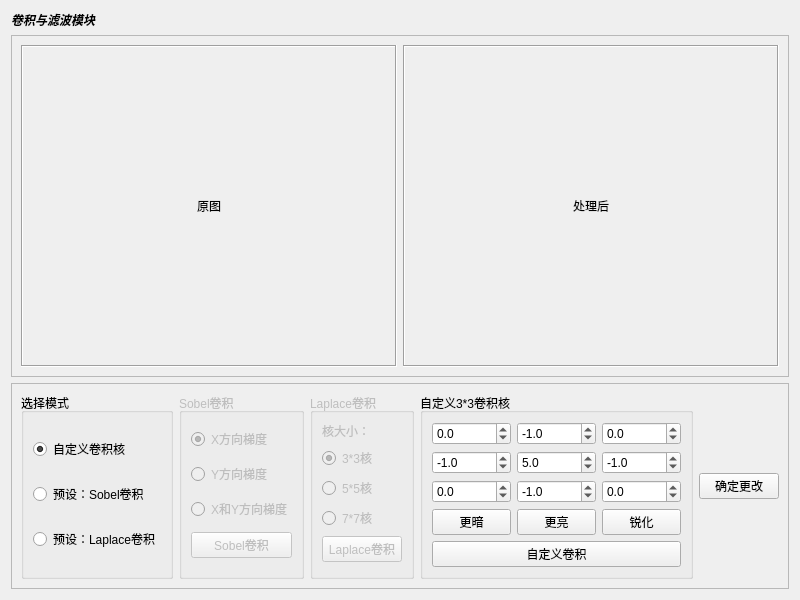
<?xml version="1.0" encoding="UTF-8"?>
<ui version="4.0">
 <class>ConvWidget</class>
 <widget class="QWidget" name="ConvWidget">
  <property name="geometry">
   <rect>
    <x>0</x>
    <y>0</y>
    <width>800</width>
    <height>600</height>
   </rect>
  </property>
  <property name="minimumSize">
   <size>
    <width>800</width>
    <height>600</height>
   </size>
  </property>
  <property name="windowTitle">
   <string>卷积与滤波模块</string>
  </property>
  <layout class="QVBoxLayout" name="verticalLayout_4" stretch="0,1,0">
   <item>
    <widget class="QLabel" name="widget_title">
     <property name="font">
      <font>
       <italic>true</italic>
       <bold>true</bold>
      </font>
     </property>
     <property name="text">
      <string>卷积与滤波模块</string>
     </property>
    </widget>
   </item>
   <item>
    <widget class="QFrame" name="frame">
     <property name="frameShape">
      <enum>QFrame::StyledPanel</enum>
     </property>
     <property name="frameShadow">
      <enum>QFrame::Raised</enum>
     </property>
     <layout class="QHBoxLayout" name="horizontalLayout_2" stretch="1,1">
      <item>
       <widget class="QLabel" name="original_image_label">
        <property name="frameShape">
         <enum>QFrame::Box</enum>
        </property>
        <property name="frameShadow">
         <enum>QFrame::Sunken</enum>
        </property>
        <property name="text">
         <string>原图</string>
        </property>
        <property name="alignment">
         <set>Qt::AlignCenter</set>
        </property>
       </widget>
      </item>
      <item>
       <widget class="QLabel" name="after_process_image_label">
        <property name="frameShape">
         <enum>QFrame::Box</enum>
        </property>
        <property name="frameShadow">
         <enum>QFrame::Sunken</enum>
        </property>
        <property name="text">
         <string>处理后</string>
        </property>
        <property name="alignment">
         <set>Qt::AlignCenter</set>
        </property>
       </widget>
      </item>
     </layout>
    </widget>
   </item>
   <item>
    <widget class="QFrame" name="frame_2">
     <property name="frameShape">
      <enum>QFrame::StyledPanel</enum>
     </property>
     <property name="frameShadow">
      <enum>QFrame::Raised</enum>
     </property>
     <layout class="QHBoxLayout" name="horizontalLayout">
      <item>
       <widget class="QGroupBox" name="groupBox">
        <property name="title">
         <string>选择模式</string>
        </property>
        <layout class="QVBoxLayout" name="verticalLayout">
         <item>
          <widget class="QRadioButton" name="custom_conv_radio">
           <property name="text">
            <string>自定义卷积核</string>
           </property>
           <property name="checked">
            <bool>true</bool>
           </property>
           <attribute name="buttonGroup">
            <string notr="true">buttonGroup</string>
           </attribute>
          </widget>
         </item>
         <item>
          <widget class="QRadioButton" name="sobel_conv_radio">
           <property name="text">
            <string>预设：Sobel卷积</string>
           </property>
           <attribute name="buttonGroup">
            <string notr="true">buttonGroup</string>
           </attribute>
          </widget>
         </item>
         <item>
          <widget class="QRadioButton" name="laplace_conv_radio">
           <property name="text">
            <string>预设：Laplace卷积</string>
           </property>
           <attribute name="buttonGroup">
            <string notr="true">buttonGroup</string>
           </attribute>
          </widget>
         </item>
        </layout>
       </widget>
      </item>
      <item>
       <widget class="QGroupBox" name="sobel_conv_groupBox">
        <property name="enabled">
         <bool>false</bool>
        </property>
        <property name="title">
         <string>Sobel卷积</string>
        </property>
        <layout class="QVBoxLayout" name="verticalLayout_2">
         <item>
          <widget class="QRadioButton" name="sobel_dx_radio">
           <property name="text">
            <string>X方向梯度</string>
           </property>
           <property name="checked">
            <bool>true</bool>
           </property>
          </widget>
         </item>
         <item>
          <widget class="QRadioButton" name="sobel_dy_radio">
           <property name="text">
            <string>Y方向梯度</string>
           </property>
          </widget>
         </item>
         <item>
          <widget class="QRadioButton" name="sobel_dx_dy_radio">
           <property name="text">
            <string>X和Y方向梯度</string>
           </property>
          </widget>
         </item>
         <item>
          <widget class="QPushButton" name="sobel_conv_btn">
           <property name="text">
            <string>Sobel卷积</string>
           </property>
          </widget>
         </item>
        </layout>
       </widget>
      </item>
      <item>
       <widget class="QGroupBox" name="laplace_conv_groupBox">
        <property name="enabled">
         <bool>false</bool>
        </property>
        <property name="title">
         <string>Laplace卷积</string>
        </property>
        <layout class="QVBoxLayout" name="verticalLayout_3">
         <item>
          <widget class="QLabel" name="label">
           <property name="sizePolicy">
            <sizepolicy hsizetype="Preferred" vsizetype="Fixed">
             <horstretch>0</horstretch>
             <verstretch>0</verstretch>
            </sizepolicy>
           </property>
           <property name="text">
            <string>核大小：</string>
           </property>
          </widget>
         </item>
         <item>
          <widget class="QRadioButton" name="laplace_conv_3_radio">
           <property name="text">
            <string>3*3核</string>
           </property>
           <property name="checked">
            <bool>true</bool>
           </property>
          </widget>
         </item>
         <item>
          <widget class="QRadioButton" name="laplace_conv_5_radio">
           <property name="text">
            <string>5*5核</string>
           </property>
          </widget>
         </item>
         <item>
          <widget class="QRadioButton" name="laplace_conv_7_radio">
           <property name="text">
            <string>7*7核</string>
           </property>
          </widget>
         </item>
         <item>
          <widget class="QPushButton" name="laplace_conv_btn">
           <property name="text">
            <string>Laplace卷积</string>
           </property>
          </widget>
         </item>
        </layout>
       </widget>
      </item>
      <item>
       <widget class="QGroupBox" name="custom_conv_groupBox">
        <property name="enabled">
         <bool>true</bool>
        </property>
        <property name="title">
         <string>自定义3*3卷积核</string>
        </property>
        <layout class="QGridLayout" name="gridLayout">
         <item row="0" column="2">
          <widget class="QDoubleSpinBox" name="costom_conv_3_param">
           <property name="decimals">
            <number>1</number>
           </property>
           <property name="minimum">
            <double>-100.000000000000000</double>
           </property>
           <property name="singleStep">
            <double>0.100000000000000</double>
           </property>
          </widget>
         </item>
         <item row="3" column="2">
          <widget class="QPushButton" name="sharpen_btn">
           <property name="text">
            <string>锐化</string>
           </property>
          </widget>
         </item>
         <item row="0" column="0">
          <widget class="QDoubleSpinBox" name="costom_conv_1_param">
           <property name="decimals">
            <number>1</number>
           </property>
           <property name="minimum">
            <double>-100.000000000000000</double>
           </property>
           <property name="singleStep">
            <double>0.100000000000000</double>
           </property>
          </widget>
         </item>
         <item row="2" column="1">
          <widget class="QDoubleSpinBox" name="costom_conv_8_param">
           <property name="decimals">
            <number>1</number>
           </property>
           <property name="minimum">
            <double>-100.000000000000000</double>
           </property>
           <property name="singleStep">
            <double>0.100000000000000</double>
           </property>
           <property name="value">
            <double>-1.000000000000000</double>
           </property>
          </widget>
         </item>
         <item row="1" column="2">
          <widget class="QDoubleSpinBox" name="costom_conv_6_param">
           <property name="decimals">
            <number>1</number>
           </property>
           <property name="minimum">
            <double>-100.000000000000000</double>
           </property>
           <property name="singleStep">
            <double>0.100000000000000</double>
           </property>
           <property name="value">
            <double>-1.000000000000000</double>
           </property>
          </widget>
         </item>
         <item row="2" column="2">
          <widget class="QDoubleSpinBox" name="costom_conv_9_param">
           <property name="decimals">
            <number>1</number>
           </property>
           <property name="minimum">
            <double>-100.000000000000000</double>
           </property>
           <property name="singleStep">
            <double>0.100000000000000</double>
           </property>
          </widget>
         </item>
         <item row="2" column="0">
          <widget class="QDoubleSpinBox" name="costom_conv_7_param">
           <property name="decimals">
            <number>1</number>
           </property>
           <property name="minimum">
            <double>-100.000000000000000</double>
           </property>
           <property name="singleStep">
            <double>0.100000000000000</double>
           </property>
          </widget>
         </item>
         <item row="3" column="1">
          <widget class="QPushButton" name="lighter_btn">
           <property name="text">
            <string>更亮</string>
           </property>
          </widget>
         </item>
         <item row="0" column="1">
          <widget class="QDoubleSpinBox" name="costom_conv_2_param">
           <property name="decimals">
            <number>1</number>
           </property>
           <property name="minimum">
            <double>-100.000000000000000</double>
           </property>
           <property name="singleStep">
            <double>0.100000000000000</double>
           </property>
           <property name="value">
            <double>-1.000000000000000</double>
           </property>
          </widget>
         </item>
         <item row="1" column="1">
          <widget class="QDoubleSpinBox" name="costom_conv_5_param">
           <property name="decimals">
            <number>1</number>
           </property>
           <property name="minimum">
            <double>-100.000000000000000</double>
           </property>
           <property name="singleStep">
            <double>0.100000000000000</double>
           </property>
           <property name="value">
            <double>5.000000000000000</double>
           </property>
          </widget>
         </item>
         <item row="1" column="0">
          <widget class="QDoubleSpinBox" name="costom_conv_4_param">
           <property name="decimals">
            <number>1</number>
           </property>
           <property name="minimum">
            <double>-100.000000000000000</double>
           </property>
           <property name="singleStep">
            <double>0.100000000000000</double>
           </property>
           <property name="value">
            <double>-1.000000000000000</double>
           </property>
          </widget>
         </item>
         <item row="3" column="0">
          <widget class="QPushButton" name="darker_btn">
           <property name="text">
            <string>更暗</string>
           </property>
          </widget>
         </item>
         <item row="4" column="0" colspan="3">
          <widget class="QPushButton" name="custom_conv_btn">
           <property name="text">
            <string>自定义卷积</string>
           </property>
          </widget>
         </item>
        </layout>
       </widget>
      </item>
      <item>
       <widget class="QPushButton" name="ok_btn">
        <property name="sizePolicy">
         <sizepolicy hsizetype="Minimum" vsizetype="Fixed">
          <horstretch>0</horstretch>
          <verstretch>0</verstretch>
         </sizepolicy>
        </property>
        <property name="text">
         <string>确定更改</string>
        </property>
       </widget>
      </item>
     </layout>
    </widget>
   </item>
  </layout>
 </widget>
 <resources/>
 <connections/>
 <buttongroups>
  <buttongroup name="buttonGroup"/>
 </buttongroups>
</ui>
